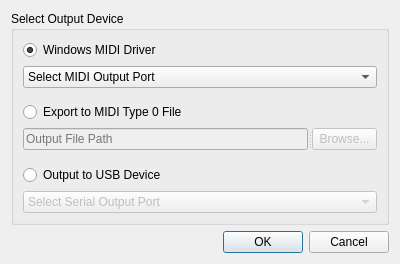
<?xml version="1.0" encoding="UTF-8"?>
<ui version="4.0">
 <class>SelectOutput</class>
 <widget class="QDialog" name="SelectOutput">
  <property name="geometry">
   <rect>
    <x>0</x>
    <y>0</y>
    <width>400</width>
    <height>264</height>
   </rect>
  </property>
  <property name="windowTitle">
   <string>Dialog</string>
  </property>
  <layout class="QVBoxLayout" name="verticalLayout_2">
   <item>
    <widget class="QGroupBox" name="groupBox">
     <property name="title">
      <string>Select Output Device</string>
     </property>
     <layout class="QVBoxLayout" name="verticalLayout">
      <item>
       <widget class="QRadioButton" name="midiDriverButton">
        <property name="text">
         <string>Windows MIDI Driver</string>
        </property>
        <property name="checked">
         <bool>true</bool>
        </property>
       </widget>
      </item>
      <item>
       <widget class="QComboBox" name="midiPortSelect">
        <item>
         <property name="text">
          <string>Select MIDI Output Port</string>
         </property>
        </item>
       </widget>
      </item>
      <item>
       <spacer name="verticalSpacer_3">
        <property name="orientation">
         <enum>Qt::Vertical</enum>
        </property>
        <property name="sizeHint" stdset="0">
         <size>
          <width>20</width>
          <height>40</height>
         </size>
        </property>
       </spacer>
      </item>
      <item>
       <widget class="QRadioButton" name="midiFileButton">
        <property name="text">
         <string>Export to MIDI Type 0 File</string>
        </property>
        <property name="checked">
         <bool>false</bool>
        </property>
       </widget>
      </item>
      <item>
       <widget class="QSplitter" name="splitter">
        <property name="orientation">
         <enum>Qt::Horizontal</enum>
        </property>
        <widget class="QLineEdit" name="fileSelect">
         <property name="enabled">
          <bool>false</bool>
         </property>
         <property name="readOnly">
          <bool>true</bool>
         </property>
         <property name="placeholderText">
          <string>Output File Path</string>
         </property>
        </widget>
        <widget class="QPushButton" name="browseButton">
         <property name="enabled">
          <bool>false</bool>
         </property>
         <property name="maximumSize">
          <size>
           <width>65</width>
           <height>16777215</height>
          </size>
         </property>
         <property name="text">
          <string>Browse...</string>
         </property>
        </widget>
       </widget>
      </item>
      <item>
       <spacer name="verticalSpacer">
        <property name="orientation">
         <enum>Qt::Vertical</enum>
        </property>
        <property name="sizeHint" stdset="0">
         <size>
          <width>20</width>
          <height>40</height>
         </size>
        </property>
       </spacer>
      </item>
      <item>
       <widget class="QRadioButton" name="USBButton">
        <property name="text">
         <string>Output to USB Device</string>
        </property>
       </widget>
      </item>
      <item>
       <widget class="QComboBox" name="comPortSelect">
        <property name="enabled">
         <bool>false</bool>
        </property>
        <item>
         <property name="text">
          <string>Select Serial Output Port</string>
         </property>
        </item>
       </widget>
      </item>
     </layout>
    </widget>
   </item>
   <item>
    <widget class="QDialogButtonBox" name="buttonBox">
     <property name="orientation">
      <enum>Qt::Horizontal</enum>
     </property>
     <property name="standardButtons">
      <set>QDialogButtonBox::Cancel|QDialogButtonBox::Ok</set>
     </property>
    </widget>
   </item>
  </layout>
 </widget>
 <resources/>
 <connections>
  <connection>
   <sender>buttonBox</sender>
   <signal>accepted()</signal>
   <receiver>SelectOutput</receiver>
   <slot>accept()</slot>
   <hints>
    <hint type="sourcelabel">
     <x>248</x>
     <y>254</y>
    </hint>
    <hint type="destinationlabel">
     <x>157</x>
     <y>274</y>
    </hint>
   </hints>
  </connection>
  <connection>
   <sender>buttonBox</sender>
   <signal>rejected()</signal>
   <receiver>SelectOutput</receiver>
   <slot>reject()</slot>
   <hints>
    <hint type="sourcelabel">
     <x>316</x>
     <y>260</y>
    </hint>
    <hint type="destinationlabel">
     <x>286</x>
     <y>274</y>
    </hint>
   </hints>
  </connection>
  <connection>
   <sender>midiFileButton</sender>
   <signal>toggled(bool)</signal>
   <receiver>fileSelect</receiver>
   <slot>setEnabled(bool)</slot>
   <hints>
    <hint type="sourcelabel">
     <x>199</x>
     <y>40</y>
    </hint>
    <hint type="destinationlabel">
     <x>199</x>
     <y>64</y>
    </hint>
   </hints>
  </connection>
  <connection>
   <sender>USBButton</sender>
   <signal>toggled(bool)</signal>
   <receiver>comPortSelect</receiver>
   <slot>setEnabled(bool)</slot>
   <hints>
    <hint type="sourcelabel">
     <x>199</x>
     <y>181</y>
    </hint>
    <hint type="destinationlabel">
     <x>199</x>
     <y>205</y>
    </hint>
   </hints>
  </connection>
  <connection>
   <sender>midiDriverButton</sender>
   <signal>toggled(bool)</signal>
   <receiver>midiPortSelect</receiver>
   <slot>setEnabled(bool)</slot>
   <hints>
    <hint type="sourcelabel">
     <x>199</x>
     <y>40</y>
    </hint>
    <hint type="destinationlabel">
     <x>199</x>
     <y>64</y>
    </hint>
   </hints>
  </connection>
  <connection>
   <sender>midiFileButton</sender>
   <signal>toggled(bool)</signal>
   <receiver>browseButton</receiver>
   <slot>setEnabled(bool)</slot>
   <hints>
    <hint type="sourcelabel">
     <x>199</x>
     <y>109</y>
    </hint>
    <hint type="destinationlabel">
     <x>348</x>
     <y>135</y>
    </hint>
   </hints>
  </connection>
  <connection>
   <sender>browseButton</sender>
   <signal>clicked()</signal>
   <receiver>SelectOutput</receiver>
   <slot>browse()</slot>
   <hints>
    <hint type="sourcelabel">
     <x>348</x>
     <y>135</y>
    </hint>
    <hint type="destinationlabel">
     <x>199</x>
     <y>131</y>
    </hint>
   </hints>
  </connection>
  <connection>
   <sender>midiDriverButton</sender>
   <signal>clicked()</signal>
   <receiver>SelectOutput</receiver>
   <slot>checkValid()</slot>
   <hints>
    <hint type="sourcelabel">
     <x>199</x>
     <y>40</y>
    </hint>
    <hint type="destinationlabel">
     <x>199</x>
     <y>131</y>
    </hint>
   </hints>
  </connection>
  <connection>
   <sender>midiFileButton</sender>
   <signal>clicked()</signal>
   <receiver>SelectOutput</receiver>
   <slot>checkValid()</slot>
   <hints>
    <hint type="sourcelabel">
     <x>199</x>
     <y>109</y>
    </hint>
    <hint type="destinationlabel">
     <x>199</x>
     <y>131</y>
    </hint>
   </hints>
  </connection>
  <connection>
   <sender>USBButton</sender>
   <signal>clicked()</signal>
   <receiver>SelectOutput</receiver>
   <slot>checkValid()</slot>
   <hints>
    <hint type="sourcelabel">
     <x>199</x>
     <y>181</y>
    </hint>
    <hint type="destinationlabel">
     <x>199</x>
     <y>131</y>
    </hint>
   </hints>
  </connection>
  <connection>
   <sender>fileSelect</sender>
   <signal>textChanged(QString)</signal>
   <receiver>SelectOutput</receiver>
   <slot>checkValid()</slot>
   <hints>
    <hint type="sourcelabel">
     <x>164</x>
     <y>135</y>
    </hint>
    <hint type="destinationlabel">
     <x>199</x>
     <y>131</y>
    </hint>
   </hints>
  </connection>
  <connection>
   <sender>comPortSelect</sender>
   <signal>currentIndexChanged(int)</signal>
   <receiver>SelectOutput</receiver>
   <slot>checkValid()</slot>
   <hints>
    <hint type="sourcelabel">
     <x>199</x>
     <y>205</y>
    </hint>
    <hint type="destinationlabel">
     <x>199</x>
     <y>131</y>
    </hint>
   </hints>
  </connection>
  <connection>
   <sender>midiPortSelect</sender>
   <signal>currentIndexChanged(int)</signal>
   <receiver>SelectOutput</receiver>
   <slot>checkValid()</slot>
   <hints>
    <hint type="sourcelabel">
     <x>199</x>
     <y>64</y>
    </hint>
    <hint type="destinationlabel">
     <x>199</x>
     <y>131</y>
    </hint>
   </hints>
  </connection>
 </connections>
 <slots>
  <slot>browse()</slot>
  <slot>checkValid()</slot>
 </slots>
</ui>
